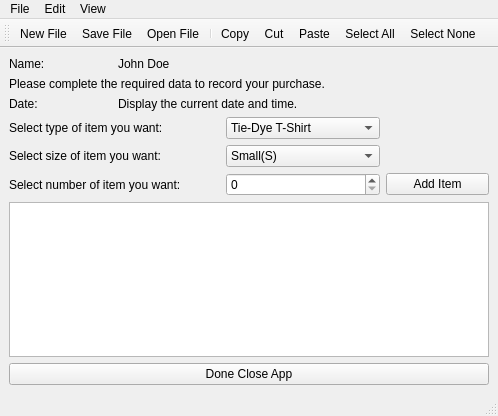
<?xml version="1.0" encoding="UTF-8"?>
<ui version="4.0">
 <class>MainWindowShop</class>
 <widget class="QMainWindow" name="MainWindowShop">
  <property name="geometry">
   <rect>
    <x>0</x>
    <y>0</y>
    <width>498</width>
    <height>416</height>
   </rect>
  </property>
  <property name="windowTitle">
   <string>Shop</string>
  </property>
  <widget class="QWidget" name="centralwidget">
   <layout class="QVBoxLayout" name="verticalLayout">
    <item>
     <layout class="QGridLayout" name="gridLayout">
      <item row="0" column="0">
       <widget class="QLabel" name="labelCustomer">
        <property name="text">
         <string>Name:</string>
        </property>
       </widget>
      </item>
      <item row="1" column="0" colspan="3">
       <widget class="QLabel" name="labelIntro">
        <property name="text">
         <string>Please complete the required data to record your purchase.</string>
        </property>
       </widget>
      </item>
      <item row="2" column="0">
       <widget class="QLabel" name="labelDate">
        <property name="text">
         <string>Date: </string>
        </property>
       </widget>
      </item>
      <item row="2" column="1" colspan="2">
       <widget class="QLabel" name="labelDateTime">
        <property name="text">
         <string>Display the current date and time.</string>
        </property>
       </widget>
      </item>
      <item row="3" column="0" colspan="2">
       <widget class="QLabel" name="labelType">
        <property name="text">
         <string>Select type of item you want:</string>
        </property>
       </widget>
      </item>
      <item row="4" column="0" colspan="2">
       <widget class="QLabel" name="labelSize">
        <property name="text">
         <string>Select size of item you want: </string>
        </property>
       </widget>
      </item>
      <item row="5" column="0" colspan="2">
       <widget class="QLabel" name="labelNumber">
        <property name="text">
         <string>Select number of item you want: </string>
        </property>
       </widget>
      </item>
      <item row="6" column="0" colspan="4">
       <widget class="QPlainTextEdit" name="plainTextEdit"/>
      </item>
      <item row="3" column="2">
       <widget class="QComboBox" name="comboBoxType">
        <item>
         <property name="text">
          <string>Tie-Dye T-Shirt</string>
         </property>
        </item>
        <item>
         <property name="text">
          <string>Custom Printed T-Shirt</string>
         </property>
        </item>
        <item>
         <property name="text">
          <string>Made Branded T-Shirt</string>
         </property>
        </item>
       </widget>
      </item>
      <item row="4" column="2">
       <widget class="QComboBox" name="comboBoxSize">
        <item>
         <property name="text">
          <string>Small(S)</string>
         </property>
        </item>
        <item>
         <property name="text">
          <string>Medium(M)</string>
         </property>
        </item>
        <item>
         <property name="text">
          <string>Large(L)</string>
         </property>
        </item>
        <item>
         <property name="text">
          <string>Extra Large(XL)</string>
         </property>
        </item>
       </widget>
      </item>
      <item row="5" column="2">
       <widget class="QSpinBox" name="spinBox"/>
      </item>
      <item row="5" column="3">
       <widget class="QPushButton" name="pushButtonAdd">
        <property name="text">
         <string>Add Item</string>
        </property>
        <property name="icon">
         <iconset resource="resources.qrc">
          <normaloff>:/files/images/accept.png</normaloff>:/files/images/accept.png</iconset>
        </property>
       </widget>
      </item>
      <item row="0" column="1">
       <widget class="QLabel" name="labelCustomerName">
        <property name="text">
         <string>John Doe</string>
        </property>
       </widget>
      </item>
     </layout>
    </item>
    <item>
     <widget class="QPushButton" name="pushButtonCloseApp">
      <property name="text">
       <string>Done Close App</string>
      </property>
      <property name="icon">
       <iconset resource="resources.qrc">
        <normaloff>:/files/images/cancel.png</normaloff>:/files/images/cancel.png</iconset>
      </property>
     </widget>
    </item>
   </layout>
  </widget>
  <widget class="QMenuBar" name="menubar">
   <property name="geometry">
    <rect>
     <x>0</x>
     <y>0</y>
     <width>498</width>
     <height>22</height>
    </rect>
   </property>
   <widget class="QMenu" name="menuFile">
    <property name="title">
     <string>File</string>
    </property>
    <addaction name="actionNew_File"/>
    <addaction name="actionSave_File"/>
    <addaction name="actionSave_File_As"/>
    <addaction name="actionOpen_File"/>
    <addaction name="separator"/>
    <addaction name="actionExit"/>
   </widget>
   <widget class="QMenu" name="menuEdit">
    <property name="title">
     <string>Edit</string>
    </property>
    <addaction name="actionCopy"/>
    <addaction name="actionCut"/>
    <addaction name="actionPaste"/>
    <addaction name="separator"/>
    <addaction name="actionSelect_All"/>
    <addaction name="actionSelect_None"/>
   </widget>
   <widget class="QMenu" name="menuView">
    <property name="title">
     <string>View</string>
    </property>
    <addaction name="actionToolbar_top"/>
    <addaction name="actionToolbar_bottom"/>
    <addaction name="actionToolbar_right"/>
    <addaction name="actionToolbar_left"/>
    <addaction name="separator"/>
    <addaction name="actionToolbar_movable"/>
    <addaction name="actionToolbar_floatable"/>
   </widget>
   <addaction name="menuFile"/>
   <addaction name="menuEdit"/>
   <addaction name="menuView"/>
  </widget>
  <widget class="QStatusBar" name="statusbar"/>
  <widget class="QToolBar" name="toolBar">
   <property name="windowTitle">
    <string>toolBar</string>
   </property>
   <attribute name="toolBarArea">
    <enum>TopToolBarArea</enum>
   </attribute>
   <attribute name="toolBarBreak">
    <bool>false</bool>
   </attribute>
   <addaction name="actionNew_File"/>
   <addaction name="actionSave_File"/>
   <addaction name="actionOpen_File"/>
   <addaction name="separator"/>
   <addaction name="actionCopy"/>
   <addaction name="actionCut"/>
   <addaction name="actionPaste"/>
   <addaction name="actionSelect_All"/>
   <addaction name="actionSelect_None"/>
  </widget>
  <action name="actionNew_File">
   <property name="icon">
    <iconset resource="resources.qrc">
     <normaloff>:/files/images/new.png</normaloff>:/files/images/new.png</iconset>
   </property>
   <property name="text">
    <string>New File</string>
   </property>
  </action>
  <action name="actionSave_File">
   <property name="icon">
    <iconset resource="resources.qrc">
     <normaloff>:/files/images/disk.png</normaloff>:/files/images/disk.png</iconset>
   </property>
   <property name="text">
    <string>Save File</string>
   </property>
  </action>
  <action name="actionOpen_File">
   <property name="icon">
    <iconset resource="resources.qrc">
     <normaloff>:/files/images/open.png</normaloff>:/files/images/open.png</iconset>
   </property>
   <property name="text">
    <string>Open File</string>
   </property>
  </action>
  <action name="actionExit">
   <property name="icon">
    <iconset resource="resources.qrc">
     <normaloff>:/files/images/cancel.png</normaloff>:/files/images/cancel.png</iconset>
   </property>
   <property name="text">
    <string>Exit</string>
   </property>
  </action>
  <action name="actionCopy">
   <property name="icon">
    <iconset resource="resources.qrc">
     <normaloff>:/files/images/copy.png</normaloff>:/files/images/copy.png</iconset>
   </property>
   <property name="text">
    <string>Copy </string>
   </property>
  </action>
  <action name="actionCut">
   <property name="icon">
    <iconset resource="resources.qrc">
     <normaloff>:/files/images/cut.png</normaloff>:/files/images/cut.png</iconset>
   </property>
   <property name="text">
    <string>Cut</string>
   </property>
  </action>
  <action name="actionPaste">
   <property name="icon">
    <iconset resource="resources.qrc">
     <normaloff>:/files/images/paste.png</normaloff>:/files/images/paste.png</iconset>
   </property>
   <property name="text">
    <string>Paste</string>
   </property>
  </action>
  <action name="actionSelect_All">
   <property name="icon">
    <iconset resource="resources.qrc">
     <normaloff>:/files/images/selectall.png</normaloff>:/files/images/selectall.png</iconset>
   </property>
   <property name="text">
    <string>Select All</string>
   </property>
  </action>
  <action name="actionToolbar_top">
   <property name="text">
    <string>Toolbar top</string>
   </property>
  </action>
  <action name="actionToolbar_bottom">
   <property name="text">
    <string>Toolbar bottom</string>
   </property>
  </action>
  <action name="actionToolbar_right">
   <property name="text">
    <string>Toolbar right</string>
   </property>
  </action>
  <action name="actionToolbar_left">
   <property name="text">
    <string>Toolbar left</string>
   </property>
  </action>
  <action name="actionToolbar_movable">
   <property name="text">
    <string>Toolbar movable</string>
   </property>
  </action>
  <action name="actionToolbar_floatable">
   <property name="text">
    <string>Toolbar floatable</string>
   </property>
  </action>
  <action name="actionSave_File_As">
   <property name="icon">
    <iconset resource="resources.qrc">
     <normaloff>:/files/images/saveas.png</normaloff>:/files/images/saveas.png</iconset>
   </property>
   <property name="text">
    <string>Save File As</string>
   </property>
  </action>
  <action name="actionSelect_None">
   <property name="icon">
    <iconset resource="resources.qrc">
     <normaloff>:/files/images/selectnone.png</normaloff>:/files/images/selectnone.png</iconset>
   </property>
   <property name="text">
    <string>Select None</string>
   </property>
  </action>
 </widget>
 <resources>
  <include location="resources.qrc"/>
 </resources>
 <connections/>
</ui>
